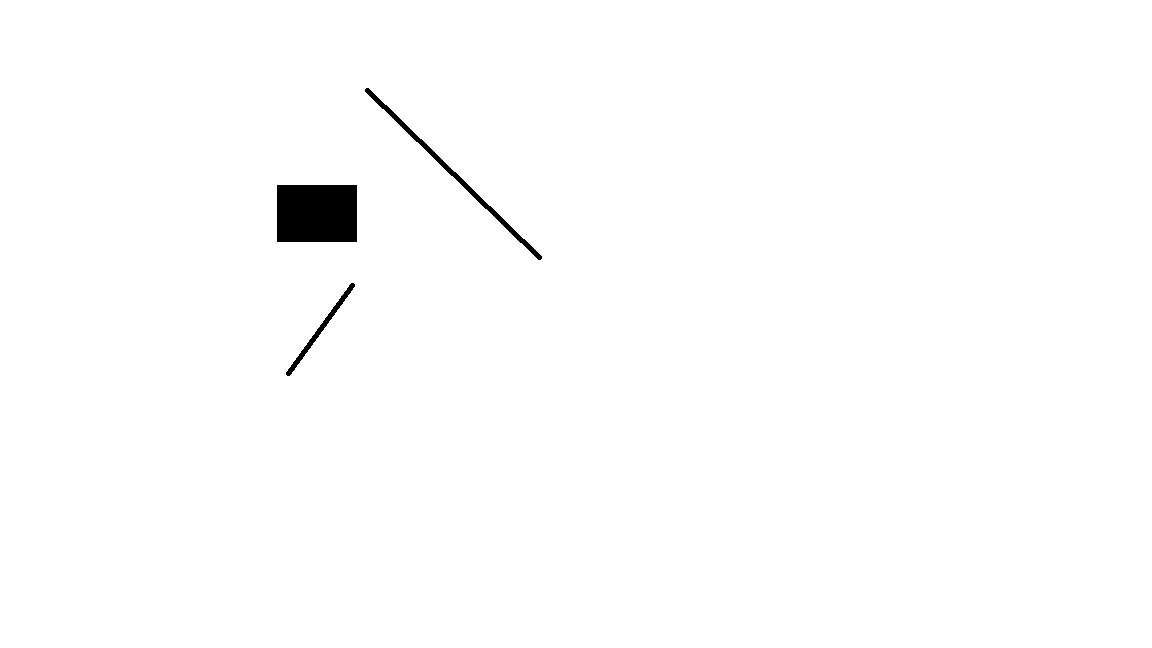
%> input picture fmm2/examples/download.png, 1152 x 648 px
$ octave fm2example.m   (GNU Octave 9; MATLAB toolbox functions it lacks are replaced by stand-ins)
%> lines starting %> are read from the running program, lines starting %| are printed output that depends on the picture; in (x1, y1, x2, y2) boxes, pixels count from 0 and x2, y2 are one past the last pixel; in counts of white or black regions, pixels touching at a corner belong together; the program's own positions count from 1
%%
clear all;
close all;
% Adding to path the algorithms folder. This is not required if it is
% permanently included in the Matlab path.
if isempty(regexp(path,['algorithms' pathsep], 'once'))
    addpath([pwd, '/../algorithms']);    % path algorithms
end

if isempty(regexp(path,['fm2tools' pathsep], 'once'))
    addpath([pwd, '/../fm2tools']);    % path algorithms
end

% Parameters:
sat = 0.01; % Between 0 and 1.

% Load map and adapt it
map = imread(['download.png']);
%> map is the input picture: size 648x1152 uint8; 99.2% white; 3 black regions, box (x1, y1, x2, y2) and area: (277, 185, 357, 242) 4560, (365, 88, 542, 260) 1208, (286, 283, 355, 376) 565

map = flipdim(map,1); % To change the Y coordinates.
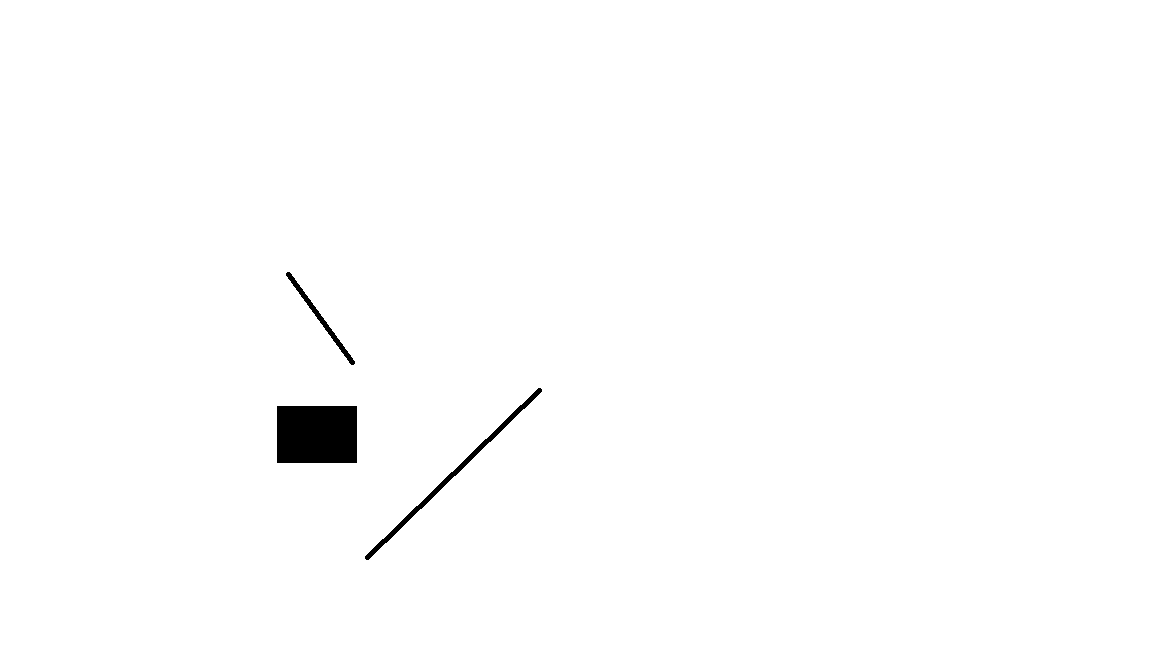
%> map: size 648x1152 uint8; 99.2% white; 3 black regions, box (x1, y1, x2, y2) and area: (277, 406, 357, 463) 4560, (365, 388, 542, 560) 1208, (286, 272, 355, 365) 565

% These points can be set with ginput or other input methods. They have to
% be integers at last.
start = [40; 40];
goal = [500; 500];

% Plotting map
figure(1);
hold on;
imagesc(map);
colormap gray(256);
axis xy;
axis image;
axis off;
plot(start(1), start(2), 'rx', 'MarkerSize', 15);
plot(goal(1), goal(2), 'k*', 'MarkerSize', 15);
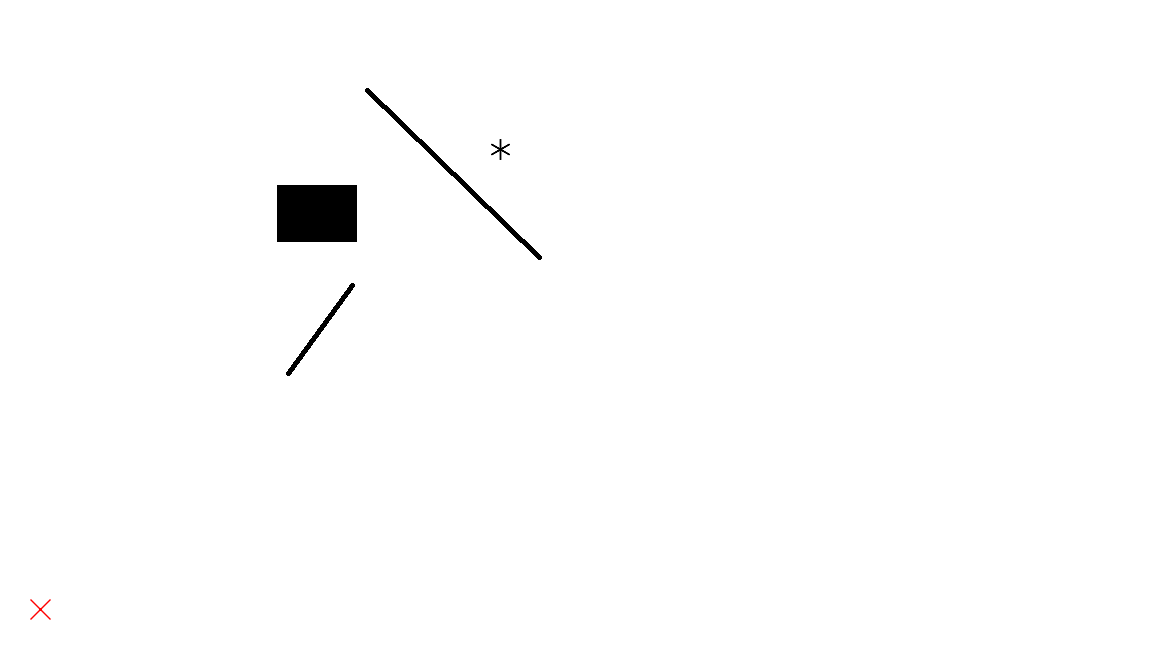
%> figure redrawn from the program's plot data

%% Fast Marching Square
%> (the run ends here)

$ run again, with fmm2/examples/m2.png copied over fmm2/examples/download.png
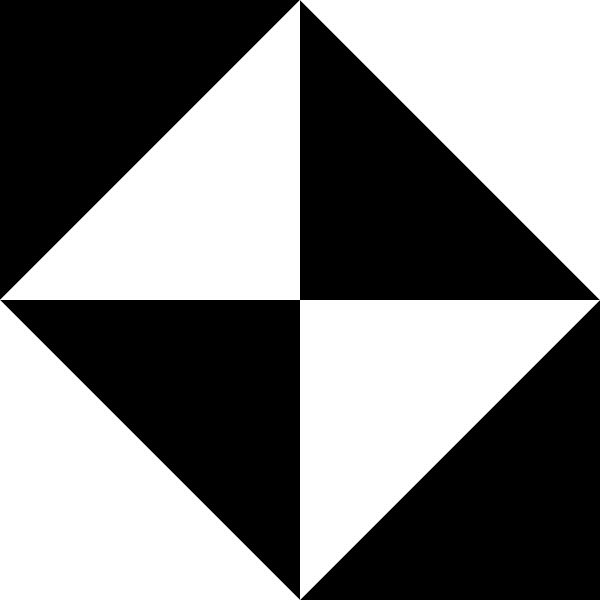
%> input picture fmm2/examples/m2.png, 600 x 600 px
%> map is the input picture: size 600x600x3 uint8; min 0, max 255, mean 127.6
%> `map = flipdim(map,1);`:
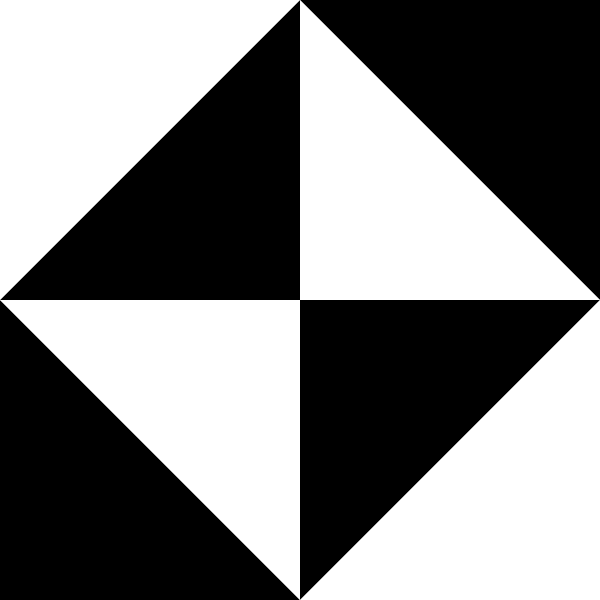
%> map: size 600x600x3 uint8; min 0, max 255, mean 127.6; mean of the top-left, top-right, bottom-left and bottom-right quarters 127.6, 127.6, 127.6, 127.6
%> `plot(goal(1), goal(2), 'k*', 'MarkerSize', 15);`:
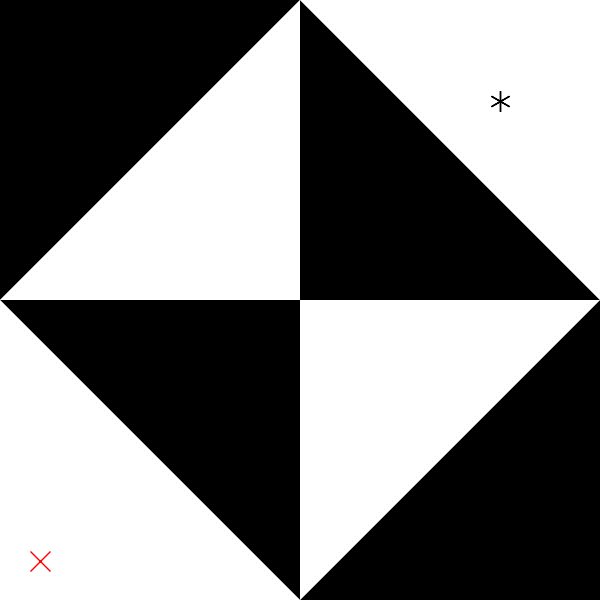
%> figure redrawn from the program's plot data
